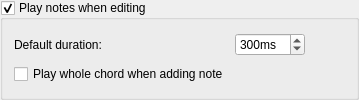
        <widget class="QGroupBox" name="playNotes">
         <property name="mouseTracking">
          <bool>true</bool>
         </property>
         <property name="accessibleName">
          <string>Play notes when editing</string>
         </property>
         <property name="title">
          <string>Play notes when editing</string>
         </property>
         <property name="checkable">
          <bool>true</bool>
         </property>
         <property name="checked">
          <bool>true</bool>
         </property>
         <layout class="QGridLayout" name="gridLayout_4">
          <item row="0" column="0">
           <widget class="QLabel" name="label_37">
            <property name="text">
             <string>Default duration:</string>
            </property>
           </widget>
          </item>
          <item row="0" column="1">
           <widget class="QSpinBox" name="defaultPlayDuration">
            <property name="accessibleName">
             <string>Default duration</string>
            </property>
            <property name="suffix">
             <string>ms</string>
            </property>
            <property name="minimum">
             <number>20</number>
            </property>
            <property name="maximum">
             <number>2000</number>
            </property>
            <property name="singleStep">
             <number>100</number>
            </property>
            <property name="value">
             <number>300</number>
            </property>
           </widget>
          </item>
          <item row="1" column="0">
           <widget class="QCheckBox" name="playChordOnAddNote">
            <property name="accessibleName">
             <string>Play whole chord when adding note</string>
            </property>
            <property name="text">
             <string>Play whole chord when adding note</string>
            </property>
           </widget>
          </item>
          <item row="0" column="2">
           <spacer name="horizontalSpacer_2">
            <property name="orientation">
             <enum>Qt::Horizontal</enum>
            </property>
            <property name="sizeHint" stdset="0">
             <size>
              <width>40</width>
              <height>20</height>
             </size>
            </property>
           </spacer>
          </item>
         </layout>
        </widget>
